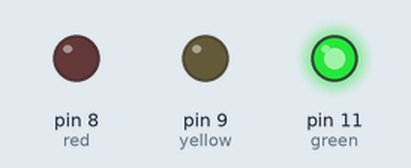
This sketch was run on a simulated Arduino Uno, built with avr-gcc and run on an emulated ATmega328P. Shown: output pins drawn as LEDs (lit = HIGH).

Above: at 0.5 s.
At 1.5 s:
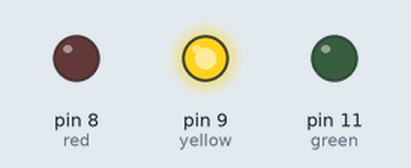
At 5.5 s:
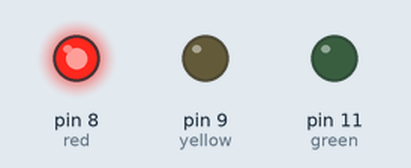
Timing chart, 0 to 6.9 s (numbered marks = the images above):
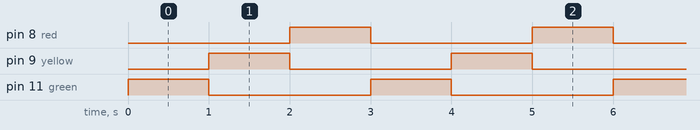

The sketch:

basic.ino
```cpp
int green = 11;
int yellow = 9;
int red = 8;

void setup() {
    pinMode(green, OUTPUT);
    pinMode(yellow, OUTPUT);
    pinMode(red, OUTPUT);
}

void loop() {
    digitalWrite(green, HIGH);
    digitalWrite(yellow, LOW);
    digitalWrite(red, LOW);
    delay(1000);
    digitalWrite(green, LOW);
    digitalWrite(yellow, HIGH);
    digitalWrite(red, LOW);
    delay(1000);
    digitalWrite(green, LOW);
    digitalWrite(yellow, LOW);
    digitalWrite(red, HIGH);
    delay(1000);
}
```

Measured:
- by itself, pin 8 (red), pin 9 (yellow), pin 11 (green): alternates HIGH for 1.0 s and LOW for 2.0 s
- by itself, everything shown: repeats every 3.0 s, in 3 steps
